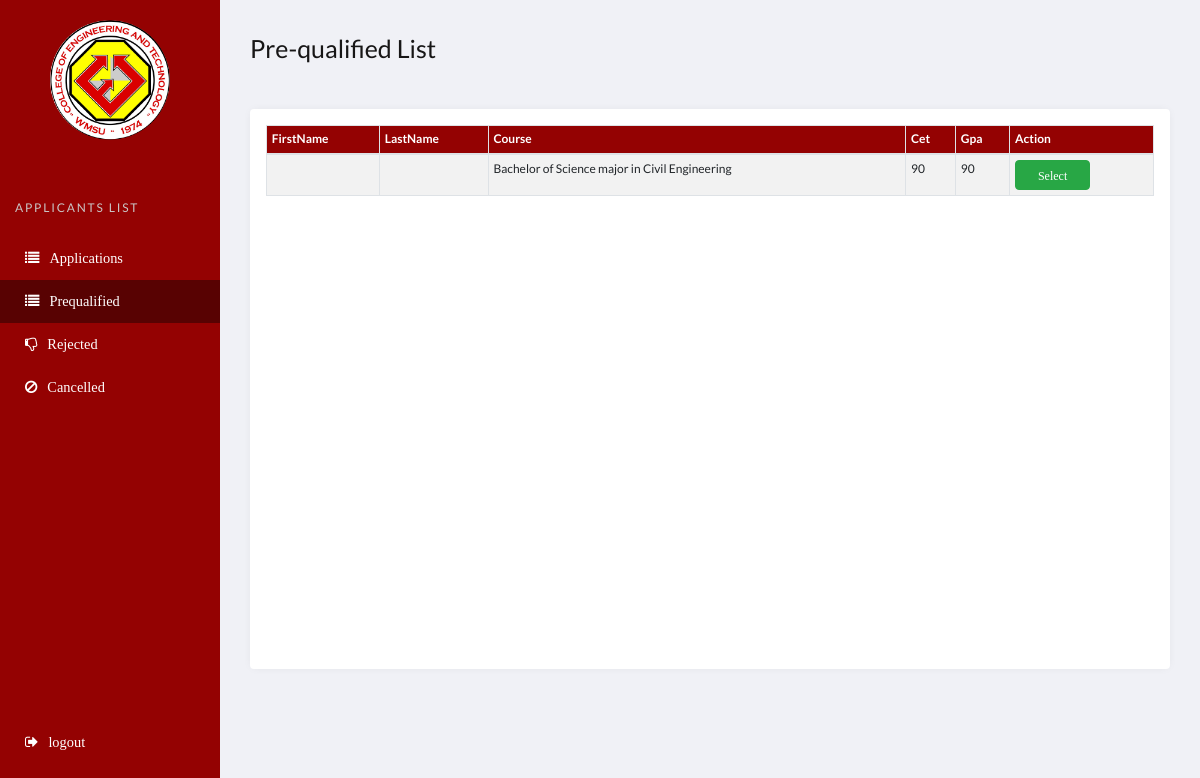
Screenshot of /evaluator/coe.evaluator.pre.php (signed in) with the database file from the repository.
### tables this page shows
CREATE TABLE `selectedcourse` (
  `id` int(11) NOT NULL,
  `user_id` int(11) NOT NULL,
  `course_id` int(11) NOT NULL,
  `file_id` int(11) NOT NULL,
  `userStatus` varchar(100) DEFAULT NULL,
  `date` varchar(200) NOT NULL
);

CREATE TABLE `coursestbl` (
  `course_id` int(11) NOT NULL,
  `course_name` varchar(255) NOT NULL,
  `course_description` varchar(1000) NOT NULL,
  `college_id` int(11) NOT NULL,
  `course_img` text DEFAULT NULL,
  `quota` int(200) DEFAULT NULL,
  `waiting` int(200) DEFAULT NULL,
  `cet_req` float DEFAULT NULL,
  `gpa_req` float DEFAULT NULL
);

CREATE TABLE `attachment` (
  `id` int(11) NOT NULL,
  `cet_path` text NOT NULL,
  `gmoral_path` text NOT NULL,
  `gpa_path` text NOT NULL,
  `shiftee_path` text DEFAULT NULL,
  `user_id` int(100) NOT NULL,
  `cetValue` varchar(100) NOT NULL,
  `gpaValue` varchar(100) NOT NULL
);

### evaluator/coe.evaluator.pre.php (the view, shortened to what this page needs)
<?php
include('action/assign.php');
?>
<!DOCTYPE html>
<html lang="en">
<head>
    <link rel="stylesheet" href="../bootstrap4/css/bootstrap.min.css">
    <link href="//maxcdn.bootstrapcdn.com/font-awesome/4.7.0/css/font-awesome.min.css" rel="stylesheet">
    <link rel="stylesheet" href="../css/coe.style.css">
    <link rel="stylesheet" href="../css/btn.admin.css">
    <link rel="stylesheet" type="text/css" href="../DataTables/datatables.css">
</head>
<body>
    <?php  if (isset($_SESSION['user'])) : ?>
    <header class="page-header">
        <nav>
          <a href="../index.html">
            <img class="logo mx-auto" src="../seal/coe-logo.png" alt="ics logo">
          </a>
          <ul class="admin-menu">
            <li class="menu-heading">
              <h3>APPLICANTS LIST</h3>
            </li>
            <li>
                <a href="coe.evaluator.main.php">
                    <i class="fa fa-list" aria-hidden="true"><span>Applications</span></i>
                </a>
            </li>
            <li>
              <a href="coe.evaluator.pre.php" class="active">
                <i class="fa fa-list" aria-hidden="true"><span>Prequalified</span></i>
              </a>
            </li>
            <li>
              <a href="coe.evaluator.rej.php">
                <i class="fa fa-thumbs-o-down" aria-hidden="true"><span>Rejected</span></i>
              </a>
            </li>
            <li>
              <a href="coe.evaluator.cancel.php">
              <i class="fa fa-ban" aria-hidden="true"><span>Cancelled</span></i>
              </a>
            </li>
            <li>
              <a href="../index.php?logout='1'">
                <i class="fa fa-sign-out"><span>logout</span></i>
              </a>
            </li>
          </ul>
        </nav>
      </header>
      <?php endif ?>
      <section class="page-content">
        <section class="btn-group">
          <p class="section-name">Pre-qualified List</p>
        </section>
        <section class="grid">
          <article>
          <div class="table table-responsive-sm table-responsive-md table-responsive-lg table-responsive-xl mx-3 my-3">
                <table class="table table-sm table-striped table-bordered table-hover" id="printable-table">
                    <thead class="thead">
                    <?php $results = mysqli_query($db, "SELECT * from selectedcourse LEFT JOIN users ON selectedcourse.user_id = users.id
                     LEFT JOIN coursestbl ON selectedcourse.course_id = coursestbl.course_id
                     LEFT JOIN attachment ON selectedcourse.file_id = attachment.id WHERE userStatus='VERIFIED' AND college_id='2'")?>
                        <tr>
                            <th>FirstName</th>
                            <th>LastName</th>
                            <th>Course</th>
                            <th>Cet</th>
                            <th>Gpa</th>
                            <th>Action </th>
                        </tr>
                    </thead>
                    <tbody class="tbody">
                    <?php while ($row = mysqli_fetch_array($results)) { ?>
                            <tr>
                          <td><?php echo $row['fname']; ?> </td>
                          <td><?php echo $row['lname']; ?> </td>
                          <td><?php echo $row['course_name']; ?></td>
                          <td><?php echo $row['cetValue']; ?></td>
                          <td><?php echo $row['gpaValue']; ?></td>
                          <td>
                              <button class="btn btn-success selectbtn">Select</button>
                         </td>
                        </tr>
                          <?php
                            }
                         ?>
                    </tbody>
                </table>
          </article>
        </section>
      </section>
</body>
</html>

### css/coe.style.css (style rules this page uses)
:root { --page-header-bgColor: rgb(148, 2, 2); --page-header-bgColor-hover: rgb(88, 2, 2); --page-header-txtColor: white; --page-header-headingColor: rgb(202, 198, 198); --page-header-width: 220px; --page-content-bgColor: #f0f1f6; --page-content-txtColor: #171616; --page-content-blockColor: #fff; --white: #fff; --black: #333; --blue: #00b9eb; --red: #ec1848; --border-radius: 4px; --box-shadow: 0 0 10px -2px rgba(0, 0, 0, 0.075); }
* { padding: 0; margin: 0; box-sizing: border-box; }
ul { list-style: none; }
a,button { color: inherit; }
a { text-decoration: none; }
button { background: none; cursor: pointer; }
button, input { border: none; }
i { display: block; }
body { font: 16px/1.5 "Lato", sans-serif; }
.page-header { position: fixed; top: 0; left: 0; right: 0; bottom: 0; overflow: auto; padding-top: 20px; width: var(--page-header-width); color: var(--page-header-txtColor); background: var(--page-header-bgColor); }
.page-header nav { display: flex; flex-direction: column; min-height: 100%; }
.page-header .logo { border-radius: 50%; display: block; max-width: 120px; }
.page-header .admin-menu { display: flex; flex-direction: column; flex-grow: 1; margin-top: 35px; }
.page-header .admin-menu li:nth-last-child(2) { margin-bottom: 35px; }
.page-header .admin-menu li:last-child { margin-top: auto; margin-bottom: 20px; }
.page-header .admin-menu li > * { width: 100%; padding: 14px 15px; }
.page-header .admin-menu li i span { width: 100%; padding: 14px 10px; }
.page-header .admin-menu .menu-heading h3 { text-transform: uppercase; letter-spacing: 0.15em; font-size: 12px; margin-top: 12px; color: var(--page-header-headingColor); }
.page-header .admin-menu i { width: 10px; height: 15px; fill: var(--page-header-txtColor); margin-right: 0px; margin-left: 10px; transition: fill 0.2s; }
.page-header .admin-menu li a { text-decoration: none; }
.page-header .admin-menu li a.active { background-color: var(--page-header-bgColor-hover); }
.page-header .admin-menu a, .page-header .admin-menu button { display: flex; align-items: center; font-size: 0.9rem; transition: background 0.2s, color 0.2s; }
.page-content { position: relative; left: var(--page-header-width); width: calc(100% - var(--page-header-width)); min-height: 100vh; padding: 30px; color: var(--page-content-txtColor); background: var(--page-content-bgColor); }
.btn-group { display: grid; grid-template-columns: 1fr auto; grid-column-gap: 0px; align-items: center; background: var(--page-content-bgColor); margin-bottom: 25px; }
.btn-group .section-name { font-size: 25px; }
.page-content .grid .thead { background-color: var(--page-header-bgColor); color: white; font-size: 12px; }
.page-content .grid .tbody { font-size: 12px; }
.page-content .grid > article { display: flex; min-height: 70vh; height: 100%; background: var(--page-content-blockColor); border-radius: var(--border-radius); box-shadow: var(--box-shadow); }

### css/btn.admin.css (style rules this page uses)
.page-content .table .tbody .selectbtn { width: 75px; height: 30px; font-family: latto; font-size: 12px; text-align: center; }

### rows the page displays
selectedcourse: course.course_name "Bachelor of Science major in Civil Engineering", attachment.cetValue "90", attachment.gpaValue "90"
